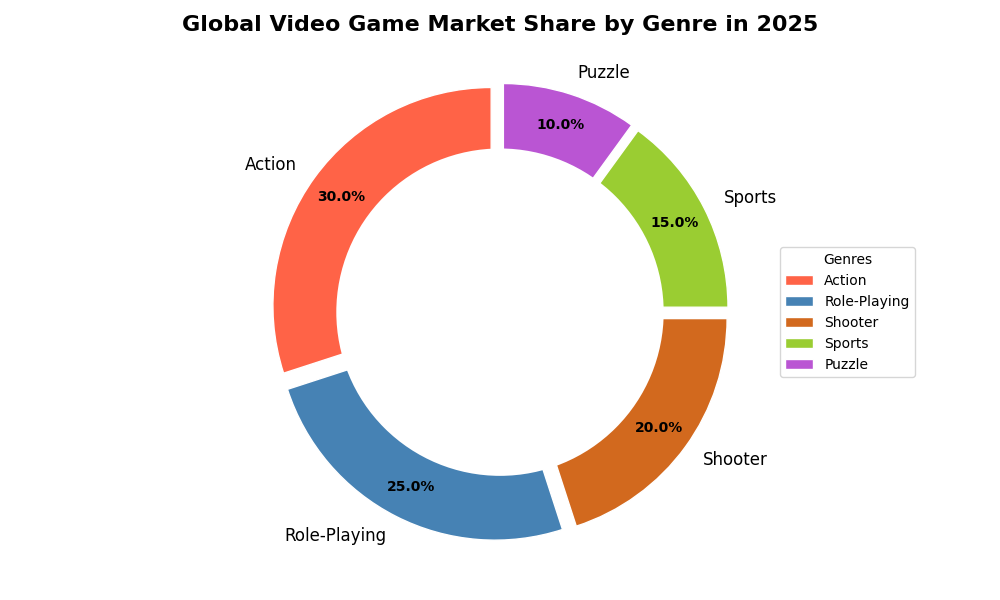

Write the Python code that produced this figure.
import matplotlib.pyplot as plt
import numpy as np

# Preparing the data
genres = ['Action', 'Role-Playing', 'Shooter', 'Sports', 'Puzzle']
market_share = [30, 25, 20, 15, 10]  # Market share percentages
new_colors = ['#FF6347', '#4682B4', '#D2691E', '#9ACD32', '#BA55D3']  # New colors associated with each genre

# Plotting the pie chart
fig, ax = plt.subplots(figsize=(10, 6))
wedges, texts, autotexts = ax.pie(
    market_share, 
    labels=genres, 
    colors=new_colors, 
    autopct='%1.1f%%', 
    startangle=90,  # Starting angle for the first pie piece
    pctdistance=0.85,
    wedgeprops=dict(width=0.4, edgecolor='white'),
    explode=(0.05, 0.05, 0.05, 0.05, 0.05)  # Slightly explode each wedge
)

# Insert circle for 'donut' chart effect
centre_circle = plt.Circle((0,0), 0.75, fc='white')
fig.gca().add_artist(centre_circle)

# Title and legend
plt.title('Global Video Game Market Share by Genre in 2025', fontsize=16, fontweight='bold')
ax.legend(wedges, genres, title="Genres", loc="center left", bbox_to_anchor=(1, 0, 0.5, 1))

# Styling the text
plt.setp(autotexts, size=10, weight='bold', color='black')
plt.setp(texts, size=12)

# Adjust layout to prevent overlapping
plt.tight_layout()

# Display the plot
plt.show()
